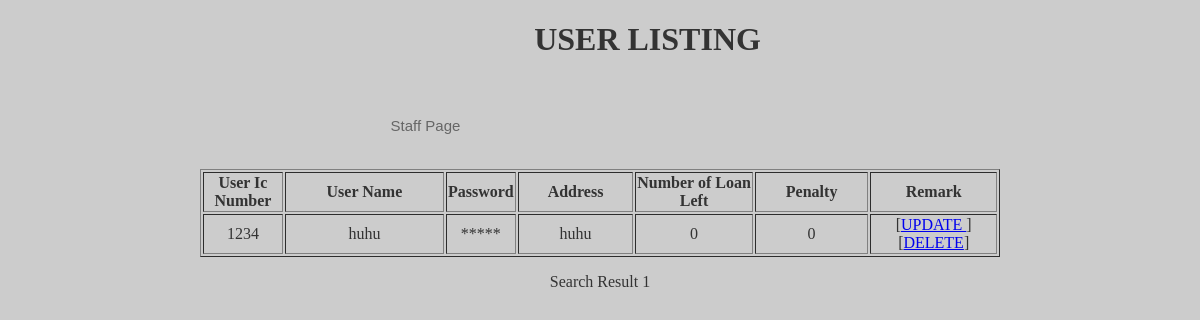
/index.php/library/searchUser, run on an earlier commit of the app's database.
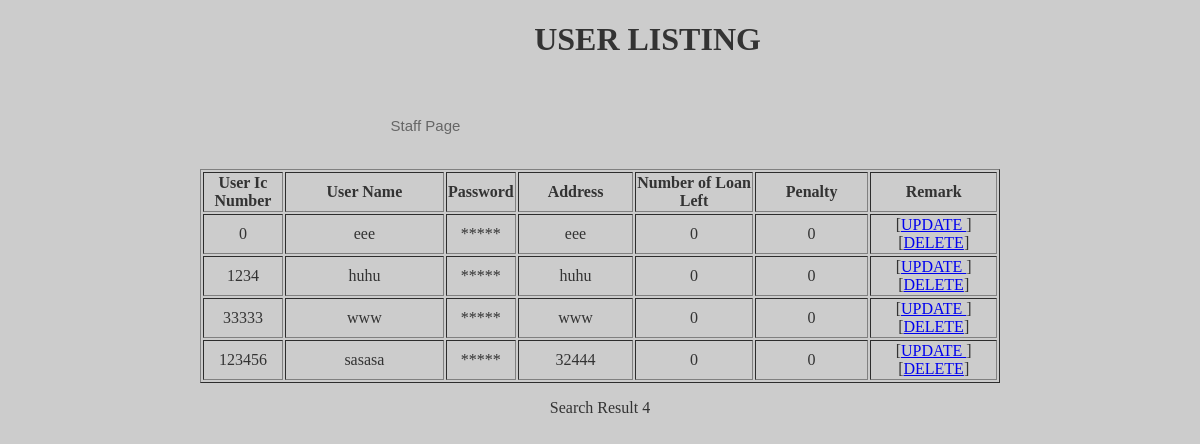
And on a later commit of the database.
### tables this page shows
CREATE TABLE IF NOT EXISTS `usertable` (
  `ic` int(12) NOT NULL,
  `password` varchar(30) NOT NULL,
  `name` varchar(40) NOT NULL,
  `address` varchar(200) DEFAULT NULL,
  `numLoan` int(11) NOT NULL,
  `penalty` int(11) NOT NULL,
  PRIMARY KEY (`ic`)
);

### application/controllers/library.php (called while the page is built, shortened)
<?php
class Library extends CI_Controller
{
	function searchUser()
	{
		$userID = $this->input->post('userID');
		$search = $this->input->post("search");
		$this->load->model('lib_model');
		if($search)
		{
			$data['result'] = $this->lib_model->getUser($userID , null,true);
		}
		else
		{
			$data['result'] = $this->lib_model->getAllUser();
		}
		$this->load->view('userList' , $data);
	}
}
?>

### index.php (called while the page is built, shortened)
<?php
require_once BASEPATH.'core/CodeIgniter.php';

### application/models/lib_model.php (called while the page is built, shortened)
<?php
	class Lib_model extends CI_Model
	{
		function getAllUser()
		{
			$q = $this->db->get("usertable");
			if($q->num_rows() > 0)
			{
				foreach($q->result() as $row)
				{
					$data[] = $row;
				}
				return $data;
			}else
				echo "Database Empty";
		}
	}
?>

### application/views/userList.php (the view, shortened to what this page needs)
<!DOCTYPE html PUBLIC "-//W3C//DTD XHTML 1.0 Transitional//EN" "http://www.w3.org/TR/xhtml1/DTD/xhtml1-transitional.dtd">
<html xmlns="http://www.w3.org/1999/xhtml">
<head>
<link rel="stylesheet" type="text/css" href="../css/lay_menu.css" />
<link rel="stylesheet" type="text/css" href="../css/susun_menu.css" />
<link rel="stylesheet" href="../css/Admin_ManageUser_css.css" />
</head>
<body bgcolor="#CCCCCC">
<div id="container">
  <div id="Header">
    <h1 align="center"><b>USER LISTING</b></h1>
</div>
<div id="Nav">
<nav>
<ul>
<li><a href="<?php echo base_url()?>directStaffPage">Staff Page</a></li>
</ul>
</nav>
</div></div>
   <form>
  <table width="800" border="1" align="center">
    <tr>
      <td width="76"><div align="center"><strong>User Ic Number</strong></div></td>
      <td width="156"><div align="center"><strong>User Name</strong></div></td>
	  <td width="63"><div align="center"><strong>Password</strong></div></td>
      <td width="112"><div align="center"><strong>Address</strong></div></td>
      <td width="114"><div align="center"><strong>Number of Loan Left</strong></div></td>
      <td width="110"><div align="center"><strong>Penalty</strong></div></td>
      <td width="123"><div align="center"><strong>Remark</strong></div></td>
    </tr>
    <?php
      $count=0;
	  foreach($result as $row):
	  $count ++;
   ?>
    <tr>
      <td><div align="center"><?php echo $row->ic; ?></div></td>
      <td><div align="center"><?php echo $row->name; ?></div></td>
	  <td><div align="center">*****</div></td>
      <td><div align="center"><?php echo $row->address; ?></div></td>
      <td><div align="center"><?php echo $row->numLoan; ?></div></td>
      <td><div align="center"><?php echo $row->penalty; ?></div></td>
      <td><div align="center"> [<a href="#">UPDATE
          </a>] [<a href="#">DELETE</a>]</div></td>
    </tr>
    <?php
   	endforeach;
   ?>
  </table></form>
  <p><div align="center">Search Result <?php echo $count ?></div></p>
</body>
</html>

### application/views/css/lay_menu.css (style rules this page uses)
body { margin:0; padding:0; }
#container { width:555px; height:auto; margin-left:370px; margin-right:370px; margin-top:21px; margin-bottom:21px; }
#Header { height:67px; background-image:url(tuffah1.jpg); background-repeat:no-repeat; margin-bottom:21px; }
h1 { font-style:inherit; font:bold; color:#333; }

### application/views/css/susun_menu.css (style rules this page uses)
nav ul { margin:0; padding:0; }
nav ul li { list-style:none; float:left; display:block; width:111px; height:60px; text-align:center; line-height:33px; font-family:Tahoma, Geneva, sans-serif; font-size:15px; }
nav ul li a { text-decoration:none; color:#666; }

### application/views/css/Admin_ManageUser_css.css (style rules this page uses)
body { margin:0; padding:0; color:#333; }

What changed in the data, as far as the page shows it:
added usertable: ic "0", name "eee", address "eee", numLoan "0", penalty "0"
added usertable: ic "33333", name "www", address "www", numLoan "0", penalty "0"
added usertable: ic "123456", name "sasasa", address "32444", numLoan "0", penalty "0"
Also different on the page:
$count: "1" → "4"
